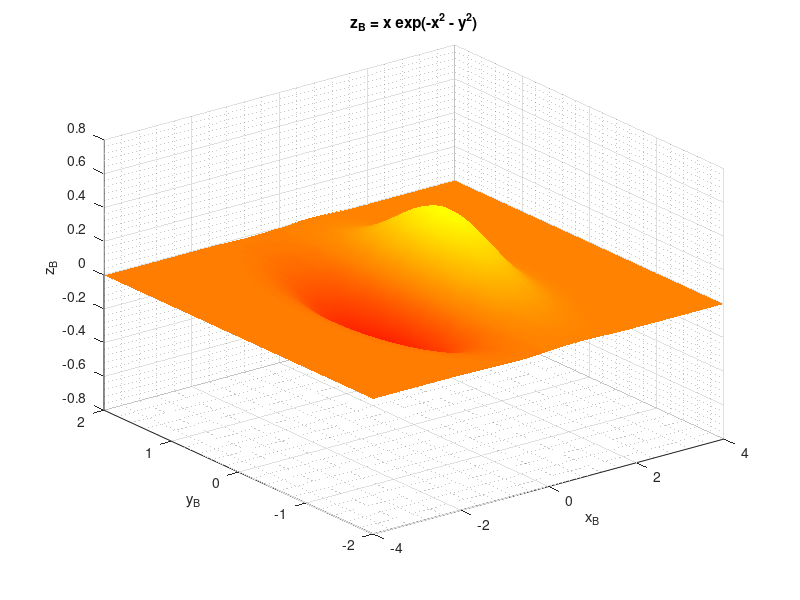

This figure's MATLAB source:
%% my3Dfun1
% Function domain
[x,y] = meshgrid(-4:0.1:4,-2:0.1:2)
% Function values
z = x.*exp(-x.^2-y.^2);
% Figure initialization
figure(1)
% Plotting figure
surf(x,y,z)
% Title
title('z_B = x exp(-x^2 - y^2)')
% Labels
xlabel('x_B')
ylabel('y_B')
zlabel('z_B')
% Grid
grid MINOR
% Colormap
colormap(autumn)
% Shading
shading interp